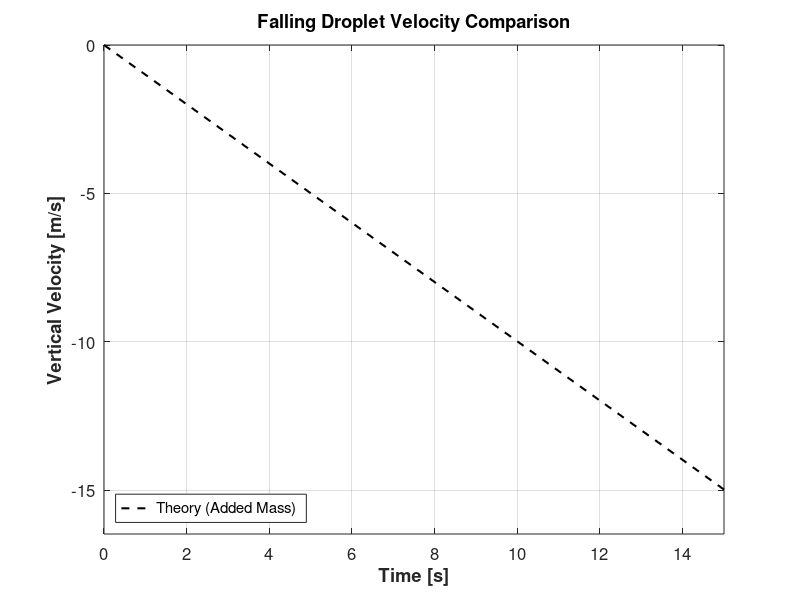

The MATLAB script that drew this image:
% plot_velocity.m
%
% Script to plot falling droplet velocity for 3 schemes vs theoretical solution
%
clear; clc; close all;

% --- Parameters ---
g       = 1.0;         % Gravity (physical)
rho_l   = 1000.0;       % Liquid density
rho_g   = 1.0;          % Gas density
T_max   = 15.0;          % Max simulation time to plot




% Theoretical acceleration for inviscid sphere (with added mass)
% Equation: (rho_l + Cm * rho_g) * a = (rho_l - rho_g) * g
% Cm = 0.5 for sphere
a_added_mass = g * (rho_l - rho_g) / (rho_l + 1.0* rho_g);

% Cases definition
cases  = {'1', '2', '3'};
names  = {'Scheme 1', 'Scheme 2', 'Scheme 3'};
colors = {[0 0.4470 0.7410], ...     % blue  — Scheme 1
          [0.8500 0.3250 0.0980], ... % red   — Scheme 2
          [0.4660 0.6740 0.1880]};    % green — Scheme 3
% colors = {'r', 'g', 'b'};     % Colors for lines
styles = {'-', '-', '-'};     % Line styles

% Prepare Figure
figure('Name', 'Falling Droplet Velocity', 'Color', 'w', 'Position', [100, 100, 800, 600]);
hold on; box on; grid on;

% --- Loop over schemes ---
for i = 1:length(cases)
    filepath = fullfile(cases{i}, 'monitor', 'simulation');
    
    if exist(filepath, 'file')
        % Import data (assumes NGA monitor format with headers)
        try
            raw = importdata(filepath);
            if isstruct(raw) && isfield(raw, 'data')
                data = raw.data;
            else
                data = raw;
            end
            
            % Check if data is valid
            if ~isempty(data)
                % Column 2 is Time
                time = data(:, 2);
                
                % Last Column is V_drop (Assumed from implementation plan)
                v_drop = data(:, end);
                
                % Plot simulation data
                plot(time, v_drop, 'Color', colors{i}, 'LineStyle', styles{i}, ...
                     'LineWidth', 2, 'DisplayName', names{i});
            else
                fprintf('Warning: Data file empty for %s\n', names{i});
            end
        catch ME
            fprintf('Error reading file %s: %s\n', filepath, ME.message);
        end
    else
        fprintf('Warning: File not found: %s\n', filepath);
    end
end

% --- Plot Theory ---
t_theory = linspace(0, T_max, 100);
v_theory = -a_added_mass * t_theory; % Negative because falling down
plot(t_theory, v_theory, 'k--', 'LineWidth', 1.5, 'DisplayName', 'Theory (Added Mass)');

% --- Formatting ---
xlabel('Time [s]', 'FontSize', 12, 'FontWeight', 'bold');
ylabel('Vertical Velocity [m/s]', 'FontSize', 12, 'FontWeight', 'bold');
title('Falling Droplet Velocity Comparison', 'FontSize', 14);
legend('Location', 'SouthWest', 'FontSize', 10);
set(gca, 'FontSize', 12);
ylim([min(v_theory)*1.1, 0]); % Adjust Y limit to show falling
xlim([0, T_max]);

hold off;
fprintf('Plotting complete.\n');
